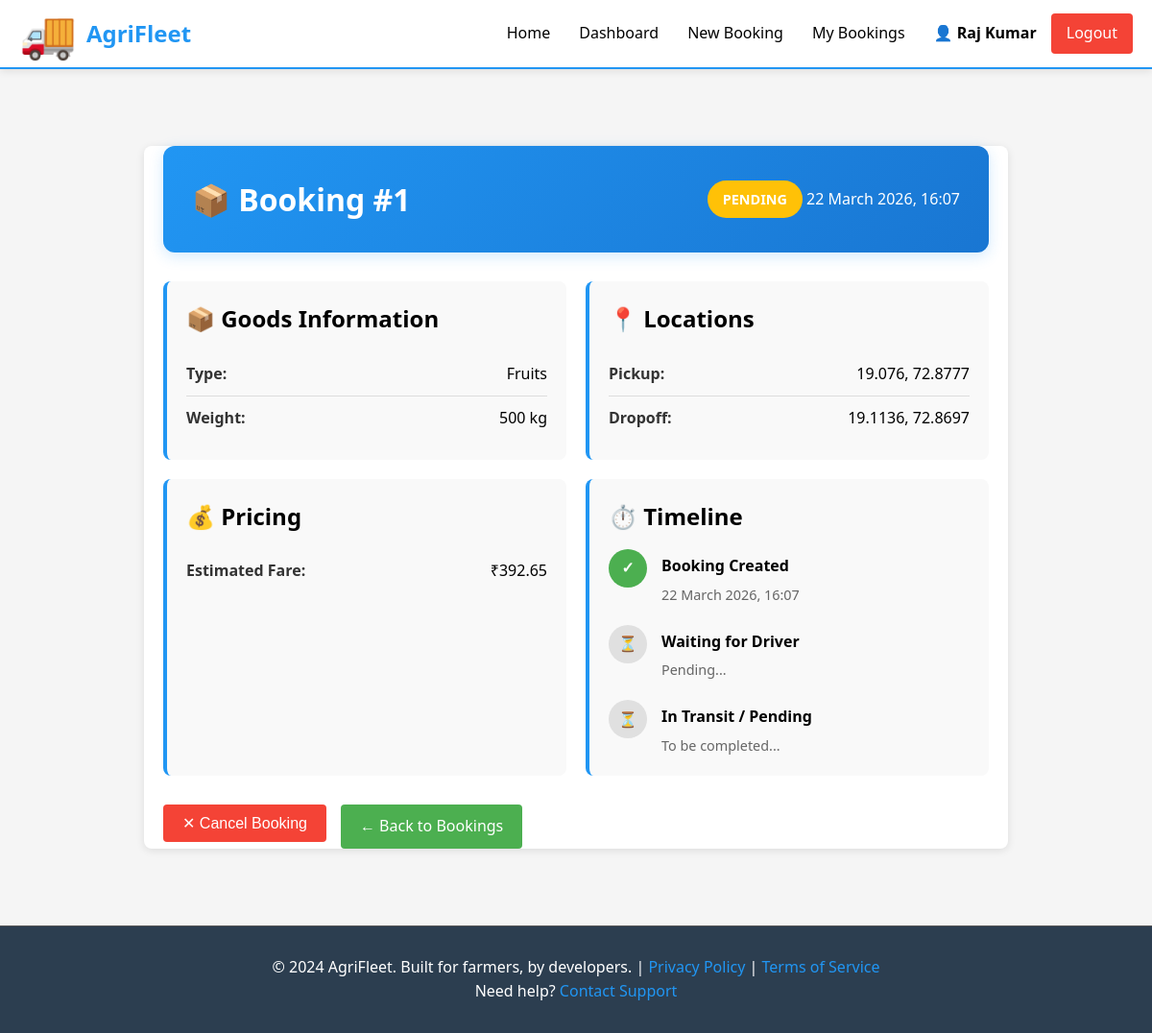
The page /farmer/booking/1 (signed in) on the database as committed earlier.
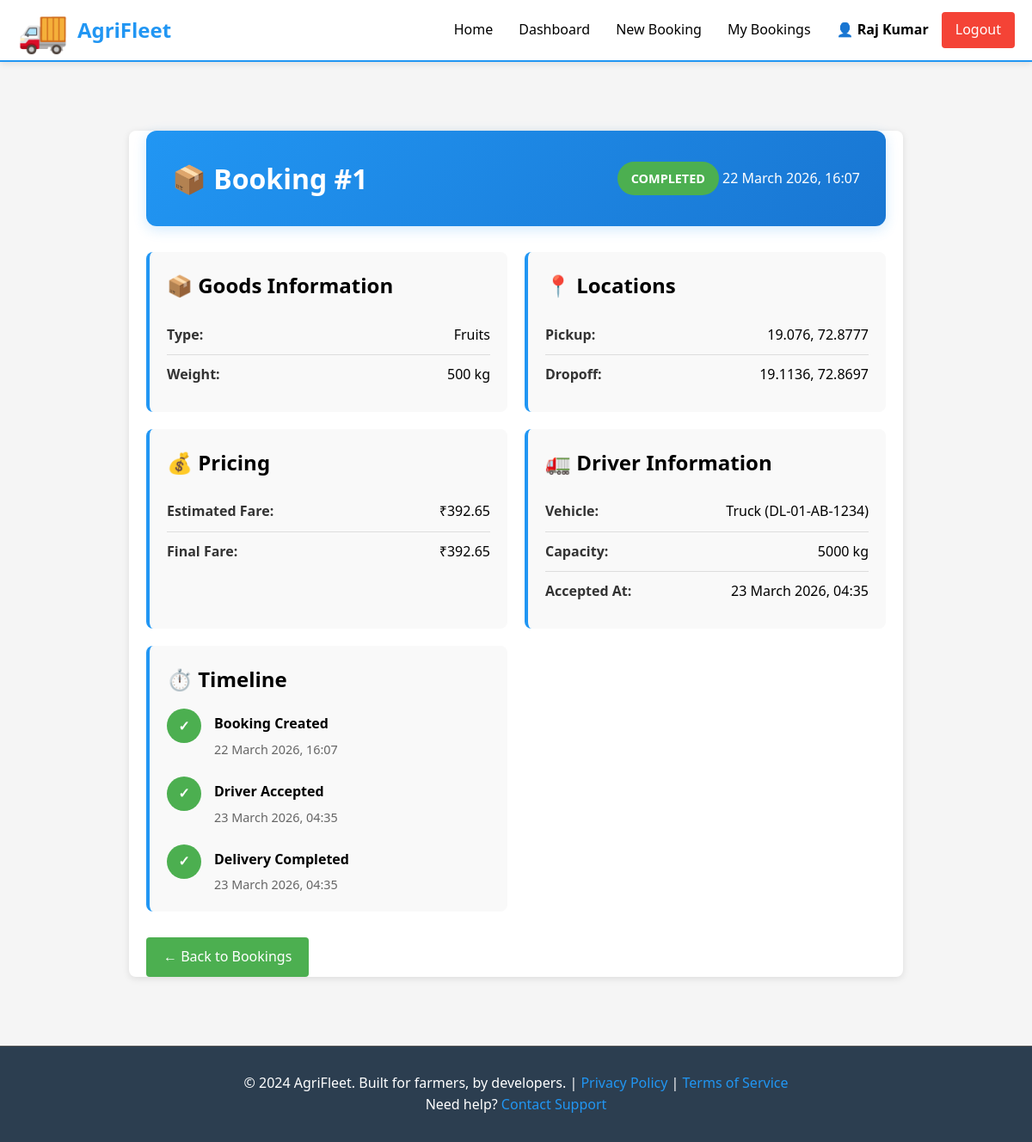
The same page on the database as committed later.
### models.py (models this page shows, shortened)
class Booking(db.Model):
    __tablename__ = 'bookings'
    id = db.Column(db.Integer, primary_key=True)
    farmer_id = db.Column(db.Integer, db.ForeignKey('users.id'), nullable=False)
    driver_id = db.Column(db.Integer, db.ForeignKey('users.id'), nullable=True)
    pickup_latitude = db.Column(db.Float, nullable=False)
    pickup_longitude = db.Column(db.Float, nullable=False)
    dropoff_latitude = db.Column(db.Float, nullable=False)
    dropoff_longitude = db.Column(db.Float, nullable=False)
    goods_type = db.Column(db.String(255), nullable=False)
    weight_kg = db.Column(db.Integer, nullable=False)
    estimated_fare = db.Column(db.Float, nullable=False)
    final_fare = db.Column(db.Float)
    status = db.Column(db.String(20), default='PENDING', nullable=False)
    created_at = db.Column(db.DateTime, default=datetime.utcnow)
    accepted_at = db.Column(db.DateTime)
    completed_at = db.Column(db.DateTime)
    farmer = db.relationship('User', foreign_keys=[farmer_id], back_populates='farmer_bookings')
    driver_user = db.relationship('User', foreign_keys=[driver_id], back_populates='driver_bookings')

class Driver(db.Model):
    __tablename__ = 'drivers'
    id = db.Column(db.Integer, primary_key=True)
    user_id = db.Column(db.Integer, db.ForeignKey('users.id'), unique=True, nullable=False)
    vehicle_type = db.Column(db.String(100), nullable=False)
    vehicle_number = db.Column(db.String(50), unique=True, nullable=False)
    capacity_kg = db.Column(db.Integer, nullable=False)
    is_available = db.Column(db.Boolean, default=False)
    latitude = db.Column(db.Float)
    longitude = db.Column(db.Float)
    total_earnings = db.Column(db.Float, default=0)
    created_at = db.Column(db.DateTime, default=datetime.utcnow)
    user = db.relationship('User', back_populates='driver')

### routes/farmer_routes.py (the view)
@farmer_bp.route('/booking/<int:booking_id>')
@farmer_required
def booking_details(booking_id):
    current_user = get_current_user()
    booking = Booking.query.get(booking_id)
    if not booking:
        flash('Booking not found', 'danger')
        return redirect(url_for('farmer.dashboard'))
    if booking.farmer_id != current_user.id:
        flash('You cannot view this booking', 'danger')
        return redirect(url_for('farmer.dashboard'))
    driver = None
    if booking.driver_id:
        driver = Driver.query.filter_by(user_id=booking.driver_id).first()
    return render_template(
        'farmer/booking_details.html',
        booking=booking,
        driver=driver
    )

### app.py (called while the page is built)
def create_app(config_class=None):
    app = Flask(__name__, template_folder='templates', static_folder='static')
    if config_class is None:
        config_class = config
    app.config.from_object(config_class)
    db.init_app(app)
    app.register_blueprint(auth_bp)
    app.register_blueprint(farmer_bp)
    app.register_blueprint(driver_bp)
    @app.context_processor
    def inject_user():
        return {'current_user': get_current_user()}
    @app.errorhandler(404)
    def not_found(error):
        return render_template('errors/404.html'), 404
    @app.errorhandler(500)
    def server_error(error):
        return render_template('errors/500.html'), 500
    @app.route('/')
    def index():
        """Landing page"""
        return render_template('index.html')
    with app.app_context():
        db.create_all()
        logger.info('Database tables created')
    return app

### auth.py (called while the page is built)
def get_current_user():
    user_id = session.get('user_id')
    if user_id:
        return User.query.get(user_id)
    return None

def is_logged_in():
    return 'user_id' in session

### models.py (called while the page is built)
    def is_farmer(self):
        return self.role == 'farmer'

### templates/farmer/booking_details.html (shortened to what the changed rows need)
{% extends "base.html" %}
{% block content %}
<div class="details-container">
    <div class="details-header">
        <h1>📦 Booking #{{ booking.id }}</h1>
        <div class="status-banner">
            <span class="status-badge status-{{ booking.status|lower }}">
                {{ booking.status }}
            </span>
            <span class="booking-date">{{ booking.created_at.strftime('%d %B %Y, %H:%M') }}</span>
        </div>
    </div>
    <div class="details-grid">
        <div class="detail-card">
            <div class="detail-row">
                <span class="label">Type:</span>
                <span class="value">{{ booking.goods_type }}</span>
            </div>
            <div class="detail-row">
                <span class="label">Weight:</span>
                <span class="value">{{ booking.weight_kg }} kg</span>
            </div>
        </div>
        <div class="detail-card">
            <div class="detail-row">
                <span class="label">Pickup:</span>
                <span class="value">
                    {{ booking.pickup_latitude }}, {{ booking.pickup_longitude }}
                </span>
            </div>
            <div class="detail-row">
                <span class="label">Dropoff:</span>
                <span class="value">
                    {{ booking.dropoff_latitude }}, {{ booking.dropoff_longitude }}
                </span>
            </div>
        </div>
        <div class="detail-card">
            <div class="detail-row">
                <span class="label">Estimated Fare:</span>
                <span class="value">₹{{ booking.estimated_fare }}</span>
            </div>
            {% if booking.final_fare %}
                <div class="detail-row">
                    <span class="label">Final Fare:</span>
                    <span class="value">₹{{ booking.final_fare }}</span>
                </div>
            {% endif %}
        </div>
        {% if booking.driver_id and driver %}
            <div class="detail-card">
                <h3>🚛 Driver Information</h3>
                <div class="detail-row">
                    <span class="label">Vehicle:</span>
                    <span class="value">{{ driver.vehicle_type }} ({{ driver.vehicle_number }})</span>
                </div>
                <div class="detail-row">
                    <span class="label">Capacity:</span>
                    <span class="value">{{ driver.capacity_kg }} kg</span>
                </div>
                <div class="detail-row">
                    <span class="label">Accepted At:</span>
                    <span class="value">{{ booking.accepted_at.strftime('%d %B %Y, %H:%M') if booking.accepted_at else 'N/A' }}</span>
                </div>
            </div>
        {% endif %}
        <div class="detail-card">
            <div class="timeline">
                <div class="timeline-item completed">
                    <div class="timeline-content">
                        <p class="timeline-title">Booking Created</p>
                        <p class="timeline-time">{{ booking.created_at.strftime('%d %B %Y, %H:%M') }}</p>
                    </div>
                </div>
                {% if booking.accepted_at %}
                    <div class="timeline-item completed">
                        <div class="timeline-marker">✓</div>
                        <div class="timeline-content">
                            <p class="timeline-title">Driver Accepted</p>
                            <p class="timeline-time">{{ booking.accepted_at.strftime('%d %B %Y, %H:%M') }}</p>
                        </div>
                    </div>
                {% else %}
                    <div class="timeline-item">
                        <div class="timeline-marker">⏳</div>
                        <div class="timeline-content">
                            <p class="timeline-title">Waiting for Driver</p>
                            <p class="timeline-time">Pending...</p>
                        </div>
                    </div>
                {% endif %}
                {% if booking.completed_at %}
                    <div class="timeline-item completed">
                        <div class="timeline-marker">✓</div>
                        <div class="timeline-content">
                            <p class="timeline-title">Delivery Completed</p>
                            <p class="timeline-time">{{ booking.completed_at.strftime('%d %B %Y, %H:%M') }}</p>
                        </div>
                    </div>
                {% else %}
                    <div class="timeline-item">
                        <div class="timeline-marker">⏳</div>
                        <div class="timeline-content">
                            <p class="timeline-title">In Transit / Pending</p>
                            <p class="timeline-time">To be completed...</p>
                        </div>
                    </div>
                {% endif %}
            </div>
        </div>
    </div>
    <div class="actions-section">
        {% if booking.status == 'PENDING' %}
            <form method="POST" action="{{ url_for('farmer.cancel_booking_handler', booking_id=booking.id) }}" class="inline-form">
                <button type="submit" class="btn btn-danger" onclick="return confirm('Are you sure?')">
                    ✕ Cancel Booking
                </button>
            </form>
        {% endif %}
    </div>
</div>
{% endblock %}

Rows that differ between the two databases and show on the page:
changed Booking "Fruits": status "PENDING" → "COMPLETED"; final_fare (not shown) → "392.65"; driver_id empty → 2 (drawn); accepted_at (not shown) → "23 March 2026, 04:35"; completed_at (not shown) → "23 March 2026, 04:35"
now on this page (row edited): Driver: vehicle_type "Truck", vehicle_number "DL-01-AB-1234", capacity_kg "5000"
Other text that changed with them:
text no longer shown: "⏳ Waiting for Driver Pending... ⏳ In Transit / Pending To be completed... ✕ Cancel Booking"
text now shown: "Final Fare: ₹ 🚛 Driver Information Vehicle: ( ) Capacity: kg Accepted At: ✓ Driver Accepted ✓ Delivery Completed"
